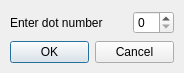
<?xml version="1.0" encoding="UTF-8"?>
<ui version="4.0">
 <class>CreateGameDialog</class>
 <widget class="QDialog" name="CreateGameDialog">
  <property name="geometry">
   <rect>
    <x>0</x>
    <y>0</y>
    <width>184</width>
    <height>73</height>
   </rect>
  </property>
  <property name="windowTitle">
   <string>Create Game</string>
  </property>
  <widget class="QWidget" name="">
   <property name="geometry">
    <rect>
     <x>10</x>
     <y>10</y>
     <width>164</width>
     <height>55</height>
    </rect>
   </property>
   <layout class="QVBoxLayout" name="verticalLayout">
    <item>
     <layout class="QHBoxLayout" name="horizontalLayout">
      <item>
       <widget class="QLabel" name="label">
        <property name="text">
         <string>Enter dot number</string>
        </property>
       </widget>
      </item>
      <item>
       <spacer name="horizontalSpacer">
        <property name="orientation">
         <enum>Qt::Horizontal</enum>
        </property>
        <property name="sizeHint" stdset="0">
         <size>
          <width>18</width>
          <height>13</height>
         </size>
        </property>
       </spacer>
      </item>
      <item>
       <widget class="QSpinBox" name="dotNumberSpin"/>
      </item>
     </layout>
    </item>
    <item>
     <widget class="QDialogButtonBox" name="buttonBox">
      <property name="orientation">
       <enum>Qt::Horizontal</enum>
      </property>
      <property name="standardButtons">
       <set>QDialogButtonBox::Cancel|QDialogButtonBox::Ok</set>
      </property>
     </widget>
    </item>
   </layout>
  </widget>
 </widget>
 <resources/>
 <connections>
  <connection>
   <sender>buttonBox</sender>
   <signal>accepted()</signal>
   <receiver>CreateGameDialog</receiver>
   <slot>accept()</slot>
   <hints>
    <hint type="sourcelabel">
     <x>248</x>
     <y>254</y>
    </hint>
    <hint type="destinationlabel">
     <x>157</x>
     <y>274</y>
    </hint>
   </hints>
  </connection>
  <connection>
   <sender>buttonBox</sender>
   <signal>rejected()</signal>
   <receiver>CreateGameDialog</receiver>
   <slot>reject()</slot>
   <hints>
    <hint type="sourcelabel">
     <x>316</x>
     <y>260</y>
    </hint>
    <hint type="destinationlabel">
     <x>286</x>
     <y>274</y>
    </hint>
   </hints>
  </connection>
 </connections>
</ui>
